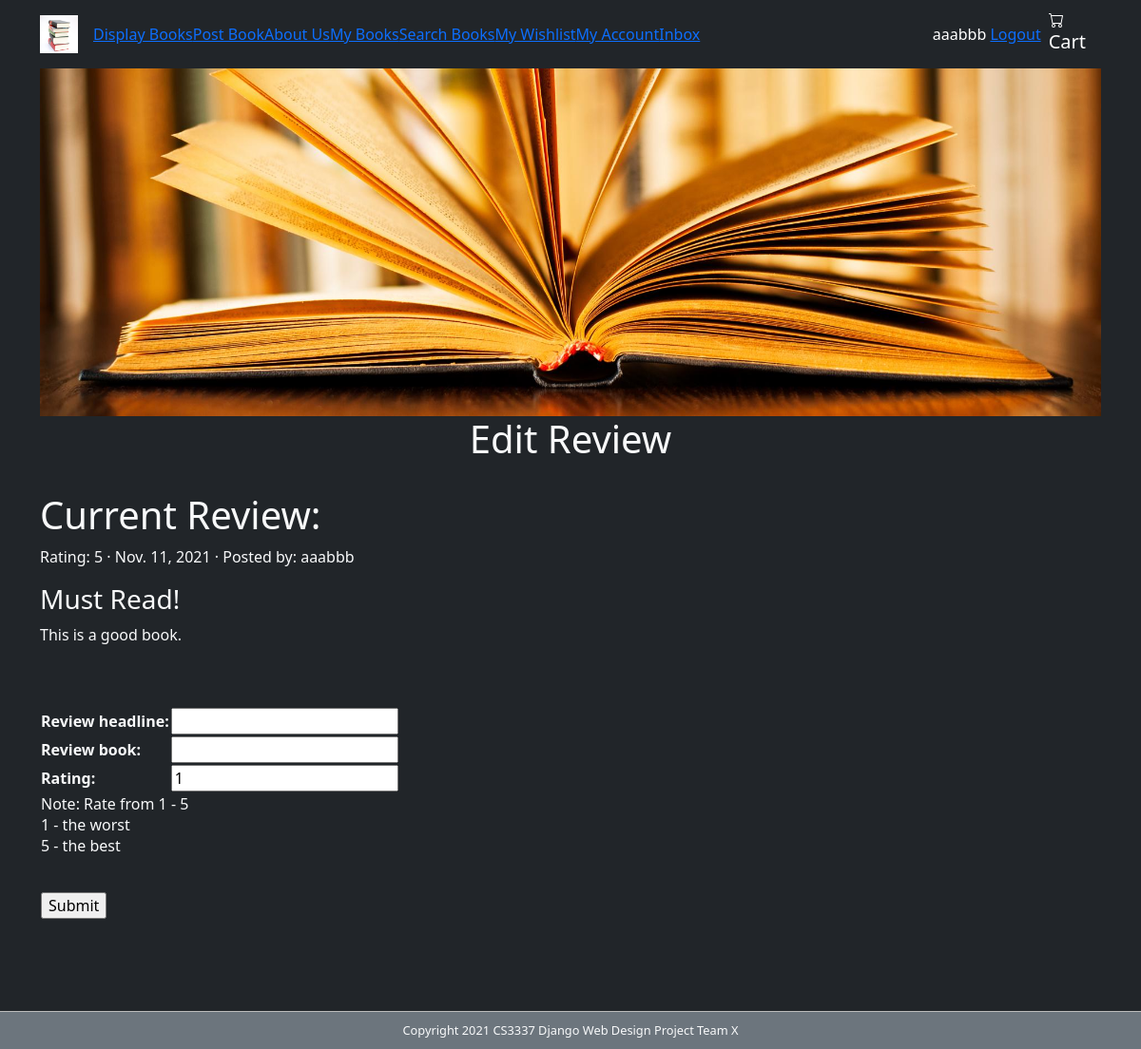
/review_edit/1/1 (signed in), run on the app's committed database.
### bookMng/models.py (models this page shows, shortened)
class MainMenu(models.Model):
    item = models.CharField(max_length=200, unique=True)
    link = models.CharField(max_length=200, unique=True)

class Review(models.Model):
    book = models.ForeignKey(Book, blank=True, null=True, on_delete=models.CASCADE)
    date = models.DateField(auto_now=True)
    username = models.ForeignKey(User, blank=True, null=True, on_delete=models.CASCADE)
    review_headline = models.CharField(max_length=200, default="")
    review_book = models.CharField(max_length=200, default="")
    rating = models.PositiveSmallIntegerField(default=1, validators=[MinValueValidator(1), MaxValueValidator(5)])

### bookMng/views.py (the view)
# urls.py: path('review_edit/<int:review_id>/<int:book_id>', views.review_edit, name='review_edit'),
@login_required(login_url=reverse_lazy('login'))
def review_edit(request, review_id, book_id):
    review = Review.objects.get(id=review_id)
    submitted = False
    if request.method == 'POST':
        form = ReviewForm(request.POST, request.FILES)
        if form.is_valid():
            try:
                review.review_headline = form.data['review_headline']
                review.review_book = form.data['review_book']
                review.rating = int(form.data['rating'])
            except Exception:
                pass
            review.save()
            return HttpResponseRedirect('/book_detail/' + str(book_id))
    else:
        form = ReviewForm()
        if 'submitted' in request.GET:
            submitted = True
    return render(request,
                  'bookMng/review_edit.html',
                  {
                      'item_list': MainMenu.objects.all(),
                      'form': form,
                      'submitted': submitted,
                      'review': review,
                  }
                  )

### bookMng/forms.py
class ReviewForm(ModelForm):
    class Meta:
        model = Review
        fields = [
            'review_headline',
            'review_book',
            'rating',
        ]

### bookEx/templates/bookMng/review_edit.html (shortened to what this page needs)
{% extends "base.html" %}
{% load static %}
{% block sidenav %}
    {% for item in item_list %}
        <li>
            <a href="{{ item.link}}"> {{ item.item }}</a>
        </li>
    {% endfor %}
{% endblock sidenav %}
{% block content %}
   <h1 align="center"> Edit Review  </h1><br>
{% if submitted %}
  <h2> Review Posted Successfully</h2>
{% else %}
<div align="left">
<h1> Current Review: </h1>
 <p> Rating: {{ review.rating }} ·  {{ review.date }} · Posted by: {{ review.username }}</p>
            <h3>{{ review.review_headline }}</h3>
            <p>{{ review.review_book }}</p>
<br><br>
</div>
  <form action=""  method="post" >
      <table>
          {{ form.as_table }}
          <tr>
              <td colspan="2">
                 <p> Note: Rate from 1 - 5 <br> 1 - the worst <br> 5 - the best</p>
                  <br>
                  <input type="submit" value="Submit">
              </td>
          </tr>
      </table>
  </form>
<br>
{% endif %}
{% endblock content%}

### bookEx/templates/base.html (shortened to what this page needs)
<link href="https://cdn.jsdelivr.net/npm/bootstrap@5.1.3/dist/css/bootstrap.min.css"
      rel="stylesheet"
>
{% load static %}
<!DOCTYPE html>
<html lang="en">
<head>
    <link href="{% static 'main.css' %}" rel="stylesheet" type="text/css">
</head>
<body class="container bg-dark text-light">
<div>
    <header>
        <div>
        <nav class="navbar navbar-expand-lg text-white bg-dark navbar-dark">
            <a class="navbar-brand" href="/"><img src="{% static 'logo.jpg' %}" width="40" height="40" alt="" /></a>
            <div class="collapse navbar-collapse" id="navbarNav">
                <ul class="navbar-nav ">
                    {% block sidenav %}{% endblock sidenav %}
                </ul>
            </div>
            <span class="p-2" style="float: right;">
                {% if user.is_authenticated %}
                    {{ user.username }}
                    <a href="{% url 'logout' %}?next=/">Logout</a>
                {% else %}
                     Not logged in
                    <a href="{% url 'login' %}?next=/">Login</a>
                {% endif %}
            </span>
            <a class="navbar-brand" href="/shoppingcart"></i><br>Cart</a>
        </nav>
        </div>
        <div id="topbanner" >
            <img src="{% static 'topbanner.jpg' %}" alt="" class="w-100 "/>
        </div>
    </header>
        {% block content %}{% endblock content %}
    <br><br><br><br>
    <footer id="footer" class="bg-secondary text-light fixed-bottom">
        Copyright 2021 CS3337 Django Web Design Project Team X
    </footer>
</div>
</body>
</html>

### bookEx/static/main.css (style rules this page uses)
#footer { text-align: center; font-size: 0.8em; margin-top: 5px; padding-top: 10px; padding-bottom: 10px; background-color: #FFFFFF; border-top: thin solid #BBBBBB; clear: both; color: #969696; }

### data on the page
MainMenu: item "Display Books"
MainMenu: item "Post Book"
MainMenu: item "About Us"
MainMenu: item "My Books"
MainMenu: item "Search Books"
MainMenu: item "My Wishlist"
MainMenu: item "My Account"
MainMenu: item "Inbox"
Review: rating "5", date "Nov. 11, 2021", username "aaabbb", review_headline "Must Read!", review_book "This is a good book."

### other printed values
{{ user.username }} "aaabbb"
